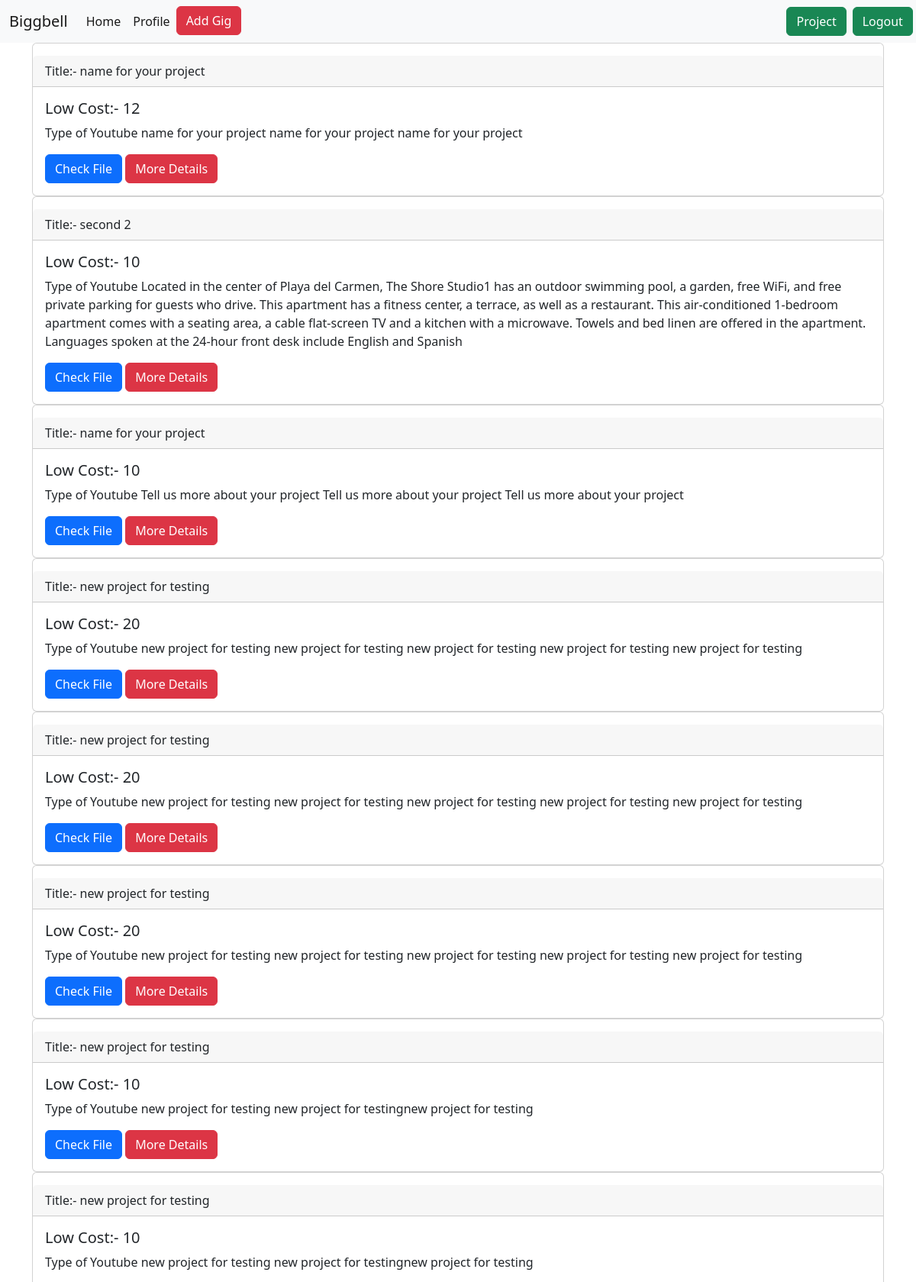
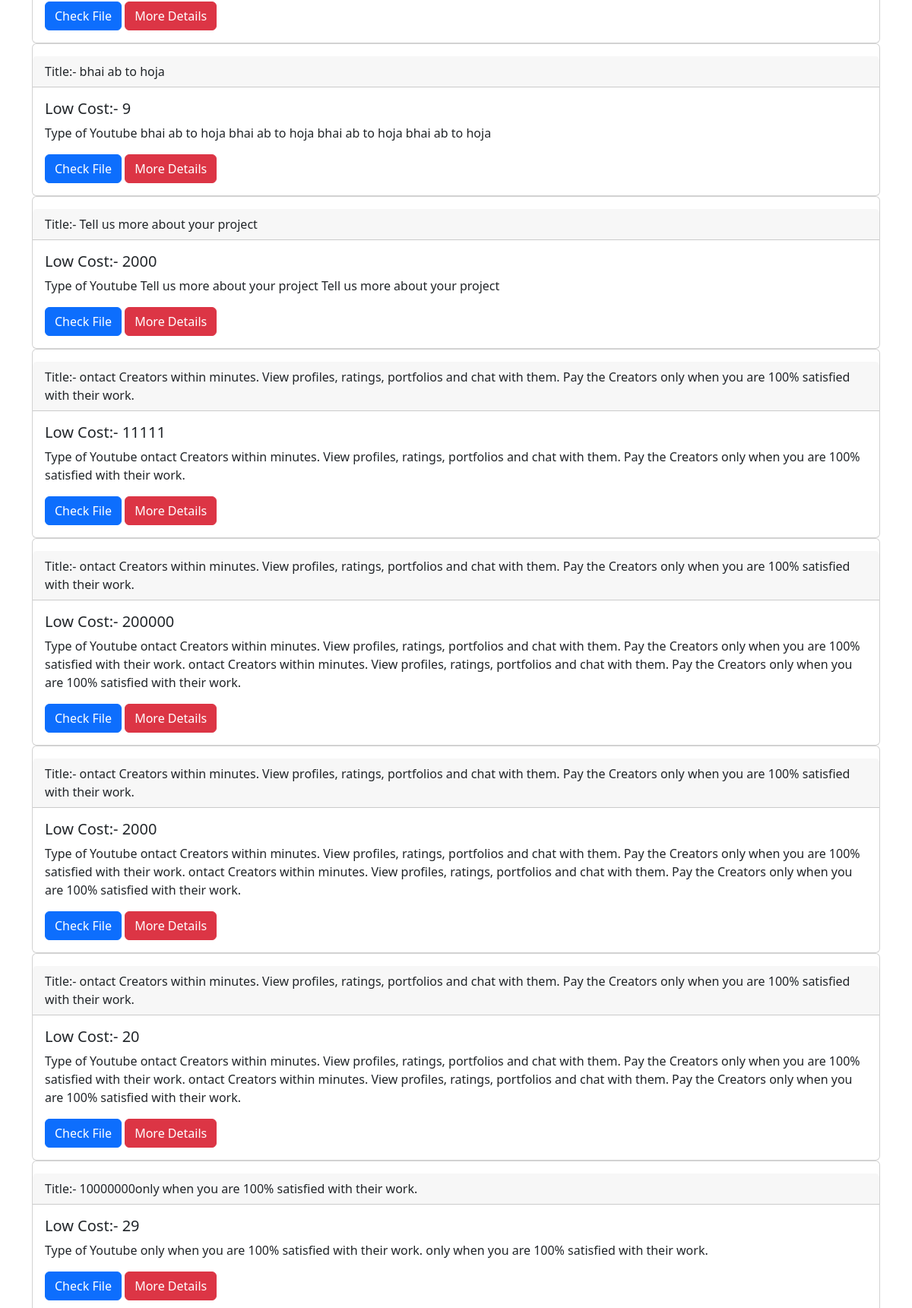
Page /project-list/ (signed in, upper part) on the committed database (2 pictures, top to bottom).
### brands/models.py (models this page shows, shortened)
class Project(models.Model):
    project_brand = models.ForeignKey(to=Brand, on_delete=models.CASCADE , related_name='project')
    project_name = models.CharField(max_length=350)
    detail_about_project = models.TextField()
    total_cost = models.BigIntegerField()
    project_file = models.FileField(upload_to='project_file')
    payment_id =models.CharField(max_length=150,blank=True)
    paid = models.BooleanField(default=False)

### brands/views.py (the view)
# urls.py: path('project-list/',project_list,name='project_list'),
@login_required(login_url='login_user')
def project_list(request):
    context = {}
    brand = Brand.objects.get(person=request.user)
    context['projects'] = Project.objects.filter(project_brand=brand)
    print(context['projects'])
    return render(request,'brands/project_list.html',context)

### brands/templates/brands/project_list.html (shortened to what this page needs)
{% extends 'brands/base.html' %}
{% load static %}
{% block main_contains %}
    {% include 'brands/navbar.html' %}
    <div class="container">
        {% if projects %}
            {% for project in projects %}
            <div class="card">
                    <div class="card-header mt-3">
                        Title:- {{project.project_name}}
                    </div>
                    <div class="card-body">
                        <h5 class="card-title">Low Cost:- {{project.total_cost}}</h5>
                        <p class="card-text">Type of Youtube {{project.detail_about_project}}</p>
                        <a href="{{project.project_file.url}}" class="btn btn-primary">Check File</a>
                        <a href="{% url 'project_details' project.id %}" class="btn btn-danger">More Details</a>
                    </div>
                </div>
                {% endfor %}
            {% else %}
                    <h2 style="margin-left:45%">No Data</h2>
            {% endif %}
    </div>
{% endblock main_contains %}

### brands/templates/brands/base.html (style rules this page uses)
* { margin:0%; padding:0%; }

### rows in the picture
Project: project_name "name for your project", total_cost "12", detail_about_project "name for your project name for your project name for your project"
Project: project_name "second 2", total_cost "10", detail_about_project "Located in the center of Playa del Carmen, The Shore Studio1 has an outdoor swimming pool, a garden, free WiFi, and free private parking for guests who drive. This apartment has a fitness center, a terrace, as well as a restaurant. This air-conditioned 1-bedroom apartment comes with a seating area, a cable flat-screen TV and a kitchen with a microwave. Towels and bed linen are offered in the apartment. Languages spoken at the 24-hour front desk include English and Spanish"
Project: project_name "name for your project", total_cost "10", detail_about_project "Tell us more about your project Tell us more about your project Tell us more about your project"
Project: project_name "new project for testing", total_cost "20", detail_about_project "new project for testing new project for testing new project for testing new project for testing new project for testing"
Project: project_name "new project for testing", total_cost "20", detail_about_project "new project for testing new project for testing new project for testing new project for testing new project for testing"
Project: project_name "new project for testing", total_cost "20", detail_about_project "new project for testing new project for testing new project for testing new project for testing new project for testing"
Project: project_name "new project for testing", total_cost "10", detail_about_project "new project for testing new project for testingnew project for testing"
Project: project_name "new project for testing", total_cost "10", detail_about_project "new project for testing new project for testingnew project for testing"
Project: project_name "bhai ab to hoja", total_cost "9", detail_about_project "bhai ab to hoja bhai ab to hoja bhai ab to hoja bhai ab to hoja"
Project: project_name "Tell us more about your project", total_cost "2000", detail_about_project "Tell us more about your project Tell us more about your project"
Project: project_name "ontact Creators within minutes. View profiles, ratings, portfolios and chat with them. Pay the Creators only when you are 100% satisfied with their work.", total_cost "11111", detail_about_project "ontact Creators within minutes. View profiles, ratings, portfolios and chat with them. Pay the Creators only when you are 100% satisfied with their work."
Project: project_name "ontact Creators within minutes. View profiles, ratings, portfolios and chat with them. Pay the Creators only when you are 100% satisfied with their work.", total_cost "200000", detail_about_project "ontact Creators within minutes. View profiles, ratings, portfolios and chat with them. Pay the Creators only when you are 100% satisfied with their work. ontact Creators within minutes. View profiles, ratings, portfolios and chat with them. Pay the Creators only when you are 100% satisfied with their work."
Project: project_name "ontact Creators within minutes. View profiles, ratings, portfolios and chat with them. Pay the Creators only when you are 100% satisfied with their work.", total_cost "2000", detail_about_project "ontact Creators within minutes. View profiles, ratings, portfolios and chat with them. Pay the Creators only when you are 100% satisfied with their work. ontact Creators within minutes. View profiles, ratings, portfolios and chat with them. Pay the Creators only when you are 100% satisfied with their work."
Project: project_name "ontact Creators within minutes. View profiles, ratings, portfolios and chat with them. Pay the Creators only when you are 100% satisfied with their work.", total_cost "20", detail_about_project "ontact Creators within minutes. View profiles, ratings, portfolios and chat with them. Pay the Creators only when you are 100% satisfied with their work. ontact Creators within minutes. View profiles, ratings, portfolios and chat with them. Pay the Creators only when you are 100% satisfied with their work."
Project: project_name "10000000only when you are 100% satisfied with their work.", total_cost "29", detail_about_project "only when you are 100% satisfied with their work. only when you are 100% satisfied with their work."
